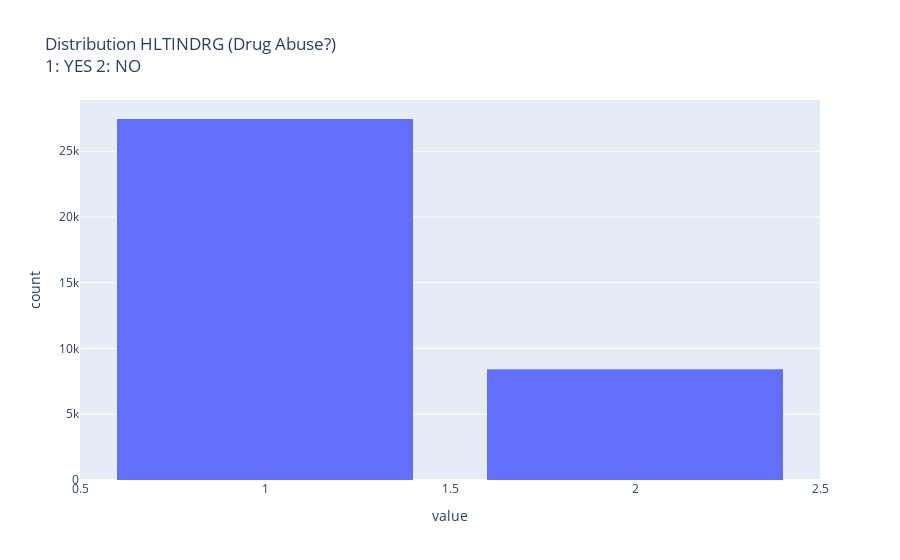

Notebook source saved alongside this figure:
### Markdown cell above
HLTINDRG: represents drug abuse

Lets see the value counts for it so we can get an idea of the missingness in the response vector.

### Code cell
y = df_subset['HLTINDRG']
print(y.value_counts())
print('Number of NA values: ', len(y) - y.value_counts()[1] - y.value_counts()[2])
abuse = px.histogram(y,title="Distribution HLTINDRG (Drug Abuse?) <br>1: YES 2: NO")
# how does this calculate the NA values if 1 is Yes and 2 is No?
abuse.update_layout(bargap=0.2)
abuse.update_layout(showlegend=False)
abuse.show()

### Figure 1 — Plotly figure (JSON) as saved in the notebook; plotly's stock layout.template omitted (floating-point values rounded to 4 significant figures; data arrays with more than 128 entries replaced by an {"elided": "..."} marker saying what was removed)
{"data": [{"alignmentgroup": "True", "bingroup": "x", "hovertemplate": "variable=HLTINDRG<br>value=%{x}<br>count=%{y}<extra></extra>", "legendgroup": "HLTINDRG", "marker": {"color": "#636efa", "pattern": {"shape": ""}}, "name": "HLTINDRG", "offsetgroup": "HLTINDRG", "orientation": "v", "showlegend": true, "type": "histogram", "x": {"elided": "35878 int values"}, "xaxis": "x", "yaxis": "y"}], "layout": {"bargap": 0.2, "barmode": "relative", "legend": {"title": {"text": "variable"}, "tracegroupgap": 0}, "showlegend": false, "title": {"text": "Distribution HLTINDRG (Drug Abuse?) <br>1: YES 2: NO"}, "xaxis": {"anchor": "y", "domain": [0, 1], "title": {"text": "value"}}, "yaxis": {"anchor": "x", "domain": [0, 1], "title": {"text": "count"}}}}
